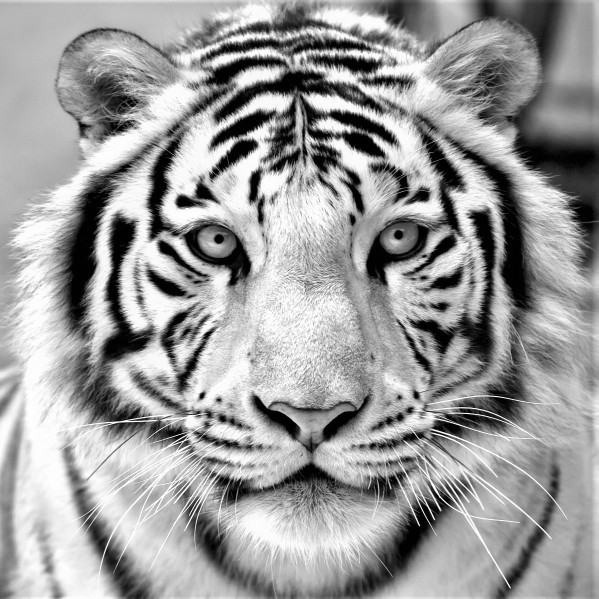
#> input picture tiger2.jpg, 1198 x 1197 px, found by its file name (shown at 1/2 size)
$ python main_fast_antialiased.py
#> lines starting #> are read from the running program, lines starting #| are printed output that depends on the picture
import math
import time
from PIL import Image, ImageDraw
import numpy as np
import os
import sys


physicalSize = 12
pixelSize = 512
IMAGE_DIR = "images"
PRECALC_DIR = "precalc"
IMAGE_NAME = "tiger2.jpg"
image_path = os.path.join(IMAGE_DIR, IMAGE_NAME)
num_pegs = 180
extras = []  # [[163,461],[264,453],[212,237]]
string_color = 255 / 3.0
line_thickness = float(sys.argv[1]) if len(sys.argv) > 1 else 1.0


pegs = [[
        pixelSize / 2 + pixelSize / 2 * math.cos(2 * math.pi * (x / num_pegs)),
        pixelSize / 2 + pixelSize / 2 * math.sin(2 * math.pi * (x / num_pegs))
    ]
    for x in range(num_pegs)]

pegs.extend(extras)
peg_pos = np.array(pegs, dtype=np.float32)


def preprocess(path, points):
#> called with path = 'images/tiger2.jpg'
    img = Image.open(path)
#> img is the input picture: PIL image 1198x1197 RGB; min 0, max 255, mean 155.4
    img = img.crop(((img.width - img.height) // 2, 0, img.width - ((img.width - img.height) // 2), img.height))
    img = img.resize((pixelSize, pixelSize))
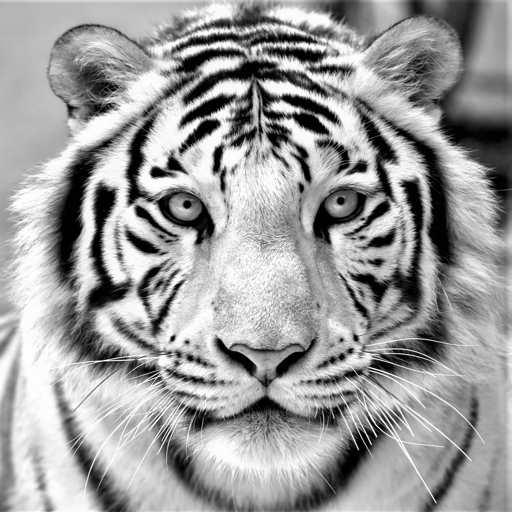
#> img: PIL image 512x512 RGB; min 0, max 255, mean 155.4
    copy = img.copy()
    img = img.convert('L')
#> img: PIL image 512x512 L
    draw = ImageDraw.Draw(copy)
    r = 5
    for point in points:
        draw.ellipse([(point[0] - r, point[1] - r), (point[0] + r, point[1] + r)], fill='red')
    copy.save("temp.png")
    return img


def distance_line_indices_weights(x1, y1, x2, y2, size, thickness):
    # Mirrors the distance-based coverage logic from antialias.draw_line_distance,
    # but returns sparse indices/weights for fast cached rendering.
    x1, y1, x2, y2 = float(x1), float(y1), float(x2), float(y2)
    r = thickness / 2.0
    margin = r + 1.5

    ax = x2 - x1
    ay = y2 - y1
    seg_len_sq = ax * ax + ay * ay

    x_min = max(0, int(min(x1, x2) - margin))
    x_max = min(size, int(max(x1, x2) + margin) + 1)
    y_min = max(0, int(min(y1, y2) - margin))
    y_max = min(size, int(max(y1, y2) + margin) + 1)
    if x_min >= x_max or y_min >= y_max:
        return np.empty(0, dtype=np.int32), np.empty(0, dtype=np.float32)

    px = np.arange(x_min, x_max, dtype=np.float32)[:, np.newaxis] + 0.5
    py = np.arange(y_min, y_max, dtype=np.float32)[np.newaxis, :] + 0.5
    vx = px - x1
    vy = py - y1

    if seg_len_sq < 1e-10:
        d = np.hypot(vx, vy)
    else:
        t = (vx * ax + vy * ay) / seg_len_sq
        t = np.clip(t, 0, 1)
        cx = x1 + t * ax
        cy = y1 + t * ay
        d = np.hypot(px - cx, py - cy)

    coverage = np.clip(r + 0.5 - d, 0, 1).astype(np.float32)
    x_idx, y_idx = np.nonzero(coverage > 0)
    if x_idx.size == 0:
        return np.empty(0, dtype=np.int32), np.empty(0, dtype=np.float32)

    x_coords = x_min + x_idx
    y_coords = y_min + y_idx
    valid = (x_coords >= 0) & (x_coords < size) & (y_coords >= 0) & (y_coords < size)
    if not np.any(valid):
        return np.empty(0, dtype=np.int32), np.empty(0, dtype=np.float32)

    x_coords = x_coords[valid]
    y_coords = y_coords[valid]
    idxs = (x_coords + size * y_coords).astype(np.int32)
    weights = coverage[x_idx[valid], y_idx[valid]]
    return idxs, weights


def precalc_pixels():
    os.makedirs(PRECALC_DIR, exist_ok=True)
    filepath = os.path.join(PRECALC_DIR, f'precalc_pixels_{pixelSize}_{num_pegs}_dist_t{line_thickness:.3f}')
    try:
        loaded_vals = np.load(filepath + '_vals.npy')
        loaded_masks = np.load(filepath + '_masks.npy')
        loaded_counts = np.load(filepath + '_counts.npy')
        max_index = pixelSize * pixelSize
        if (
            loaded_vals.shape[:2] == (num_pegs, num_pegs)
            and loaded_masks.shape == loaded_vals.shape
            and loaded_counts.shape == (num_pegs, num_pegs)
            and np.max(loaded_vals, initial=0) < max_index
            and np.max(loaded_counts, initial=0) <= loaded_vals.shape[2]
        ):
            print('Loaded ' + filepath)
            return loaded_vals, loaded_masks, loaded_counts
        print('Cached precalc invalid, rebuilding...')
    except FileNotFoundError:
        pass

    counts = np.zeros((num_pegs, num_pegs), dtype=np.int32)
    max_line_pixels = 0

    for i in range(num_pegs):
        for j in range(num_pegs):
            if i == j:
                continue
            start = peg_pos[i]
            end = peg_pos[j]
            idxs, _ = distance_line_indices_weights(start[0], start[1], end[0], end[1], pixelSize, line_thickness)
            c = idxs.size
            counts[i, j] = c
            if c > max_line_pixels:
                max_line_pixels = c

    vals = np.zeros((num_pegs, num_pegs, max_line_pixels), dtype=np.int32)
    masks = np.zeros((num_pegs, num_pegs, max_line_pixels), dtype=np.float32)

    for i in range(num_pegs):
        for j in range(num_pegs):
            c = counts[i, j]
            if c <= 0:
                continue
            start = peg_pos[i]
            end = peg_pos[j]
            idxs, weights = distance_line_indices_weights(start[0], start[1], end[0], end[1], pixelSize, line_thickness)
            vals[i, j, :c] = idxs
            masks[i, j, :c] = weights

    np.save(filepath + '_vals.npy', vals)
    np.save(filepath + '_masks.npy', masks)
    np.save(filepath + '_counts.npy', counts)
    return vals, masks, counts


def try_line(pixels, pre_points):
    vals, masks, counts = pre_points
    pixels_dark = 255.0 - pixels
    darkness_vals = pixels_dark[vals] * masks
    darkness_sums = np.sum(darkness_vals, axis=-1, dtype=np.float32)

    darkness_avgs = np.full(darkness_sums.shape, -1.0, dtype=np.float32)
    np.divide(darkness_sums, counts, out=darkness_avgs, where=counts > 0)
    np.fill_diagonal(darkness_avgs, -1.0)

    return np.unravel_index(np.argmax(darkness_avgs, axis=None), darkness_avgs.shape)


def draw_line_antialiased(i, j, pre_points, pixels, new_pixels):
    vals, masks, counts = pre_points
    count = counts[i, j]
    if count <= 0:
        return

    line_vals = vals[i, j, :count]
    line_masks = masks[i, j, :count]
    delta = string_color * line_masks

    pixels[line_vals] = np.minimum(255.0, pixels[line_vals] + delta)
    new_pixels[line_vals] = np.maximum(0.0, new_pixels[line_vals] - delta)


def doIt():
    image_base = os.path.splitext(IMAGE_NAME)[0]
    filename = (
        'results/'
        + image_base
        + '_'
        + str(pixelSize)
        + '_'
        + str(num_pegs)
        + '_t'
        + str(line_thickness)
    )
    os.makedirs(filename, exist_ok=True)
    img = preprocess(image_path, extras)
    new_pixels = np.full((pixelSize * pixelSize), 255.0, dtype=np.float32)
    pixels = np.array(img, dtype=np.float32).flatten()

    precalc_start = time.time()
    print("Starting")
    points = precalc_pixels()
    precalc_end = time.time()
    print(f'precalc: {precalc_end - precalc_start}\n')

    loops_start = time.time()
    for i in range(5000):
        dark_pegs = try_line(pixels, points)
        print(f'loop {i}: {time.time() - loops_start:.3f}s')
        draw_line_antialiased(dark_pegs[0], dark_pegs[1], points, pixels, new_pixels)

        if ((i + 1) % 100) == 0:
            temp_img = Image.fromarray(new_pixels.reshape((pixelSize, pixelSize)).astype(np.uint8))
            temp_img.save(f'./{filename}/img_{i + 1}.png')


#> (the run stopped early here; a loop or call above may not have finished)
